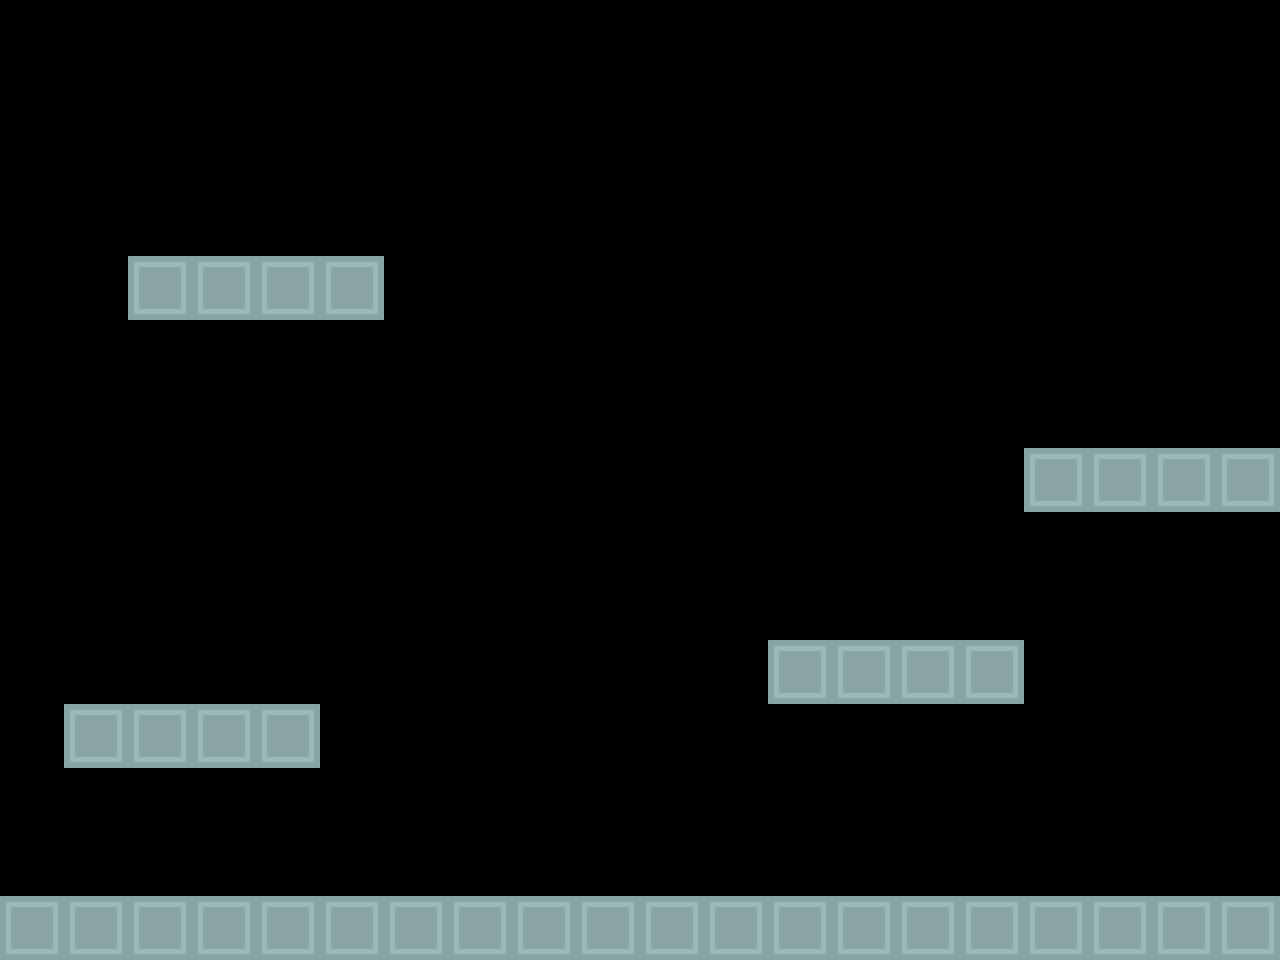

Rendered tile map (Tiled .tmx) drawn with the repository's tilesets; below, a short description and the full map source, tile grids included:
An orthogonal 20x15 tile map with 64x64 px tiles, 1 tile layer (Tile Layer 1) and 13 objects (9x brick, 4x wall).

<map version="1.0" tiledversion="1.0.1" orientation="orthogonal" renderorder="right-down" width="20" height="15" tilewidth="64" tileheight="64" nextobjectid="61">
 <tileset firstgid="1" name="towerDefense_tilesheet" tilewidth="64" tileheight="64" tilecount="299" columns="23">
  <image source="../../textures/towerDefense_tilesheet.png" width="1472" height="832" />
 </tileset>
 <layer name="Tile Layer 1" width="20" height="15">
  <data encoding="csv">
0,0,0,0,0,0,0,0,0,0,0,0,0,0,0,0,0,0,0,0,
0,0,0,0,0,0,0,0,0,0,0,0,0,0,0,0,0,0,0,0,
0,0,0,0,0,0,0,0,0,0,0,0,0,0,0,0,0,0,0,0,
0,0,0,0,0,0,0,0,0,0,0,0,0,0,0,0,0,0,0,0,
0,0,85,85,85,85,0,0,0,0,0,0,0,0,0,0,0,0,0,0,
0,0,0,0,0,0,0,0,0,0,0,0,0,0,0,0,0,0,0,0,
0,0,0,0,0,0,0,0,0,0,0,0,0,0,0,0,0,0,0,0,
0,0,0,0,0,0,0,0,0,0,0,0,0,0,0,0,85,85,85,85,
0,0,0,0,0,0,0,0,0,0,0,0,0,0,0,0,0,0,0,0,
0,0,0,0,0,0,0,0,0,0,0,0,0,0,0,0,0,0,0,0,
0,0,0,0,0,0,0,0,0,0,0,0,85,85,85,85,0,0,0,0,
0,85,85,85,85,0,0,0,0,0,0,0,0,0,0,0,0,0,0,0,
0,0,0,0,0,0,0,0,0,0,0,0,0,0,0,0,0,0,0,0,
0,0,0,0,0,0,0,0,0,0,0,0,0,0,0,0,0,0,0,0,
85,85,85,85,85,85,85,85,85,85,85,85,85,85,85,85,85,85,85,85
</data>
 </layer>
 <objectgroup name="Object Layer 1">
  <object id="29" type="brick" x="319" y="129" width="67" height="67" />
  <object id="42" type="wall" x="131" y="258" width="249" height="62" />
  <object id="50" type="brick" x="448.5" y="254.5" width="67" height="67" />
  <object id="51" type="brick" x="511.5" y="381.5" width="67" height="67" />
  <object id="52" type="brick" x="-3.5" y="505.5" width="67" height="67" />
  <object id="53" type="brick" x="378.5" y="760.5" width="67" height="67" />
  <object id="54" type="brick" x="1148.5" y="576.5" width="67" height="67" />
  <object id="55" type="brick" x="1090.5" y="254.5" width="67" height="67" />
  <object id="56" type="brick" x="1152.5" y="255.5" width="67" height="67" />
  <object id="57" type="brick" x="1086.5" y="130.5" width="67" height="67" />
  <object id="58" type="wall" x="769.5" y="640" width="249" height="62" />
  <object id="59" type="wall" x="1025.5" y="449" width="249" height="62" />
  <object id="60" type="wall" x="64.5" y="706" width="249" height="62" />
 </objectgroup>
</map>
